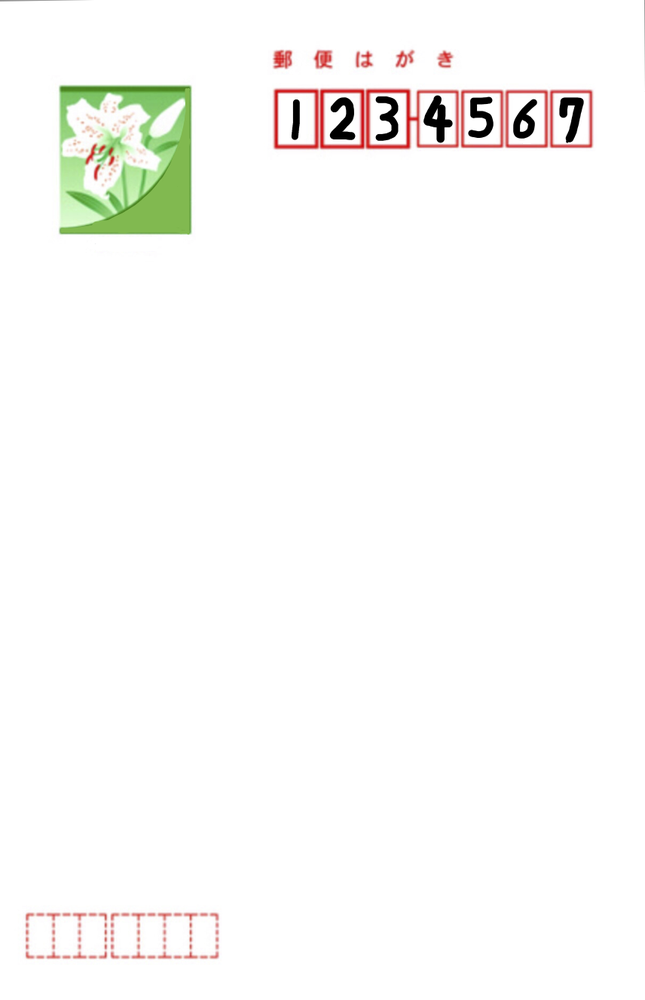
#> input picture CodeReferences/Python/cnn_study_day5/day4/images/hagaki1.png, 645 x 1000 px, shrunk from 856 x 1327 before the run
$ python 12_DetectNumber.py
#> lines starting #> are read from the running program, lines starting #| are printed output that depends on the picture; after the words box and inside, x2 and y2 are one past the last pixel; in counts of white or black regions, pixels touching at a corner belong together
import cv2
import matplotlib.pyplot as plt

# 이미지 읽어 들이고 크기 변경하기 --- (*1)
img = cv2.imread("images/hagaki1.png")
#> img is the input picture: shape (1000, 645, 3); mean B, G, R 248.2, 250.1, 250.5

# 색공간 변경하기 --- (*2)
gray = cv2.cvtColor(img, cv2.COLOR_BGR2GRAY)
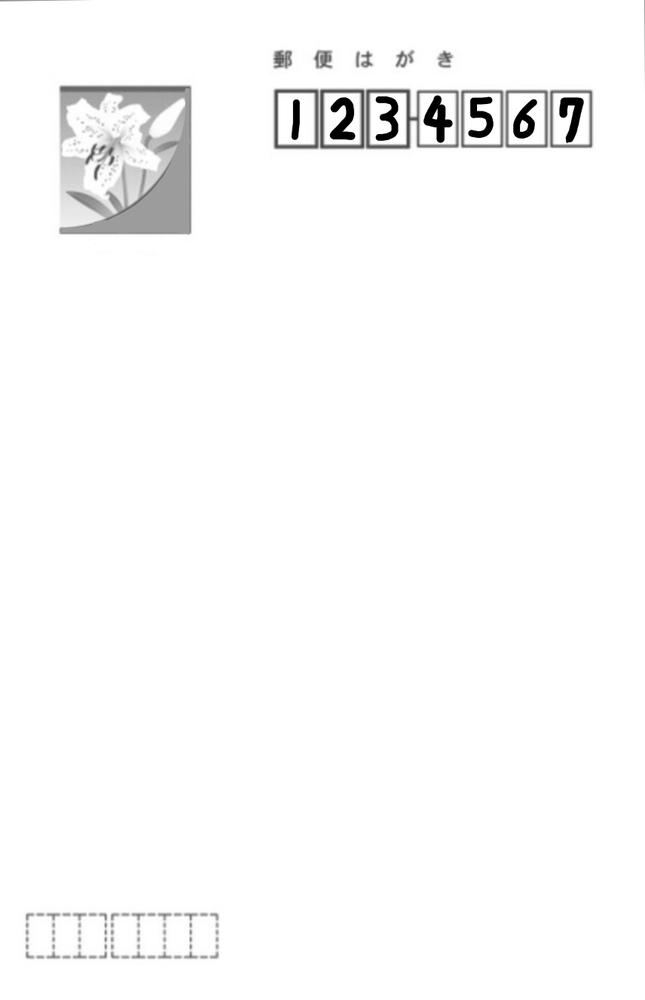
#> gray: shape (1000, 645); min 0, max 255, mean 250

gray = cv2.GaussianBlur(gray, (7, 7), 0)  #이미지를 블러 처리 => 복잡하고 세부적인 모양이 뭉개지면서 이미지가 흐려진다.

im2 = cv2.threshold(gray, 140, 255, cv2.THRESH_BINARY)[1]
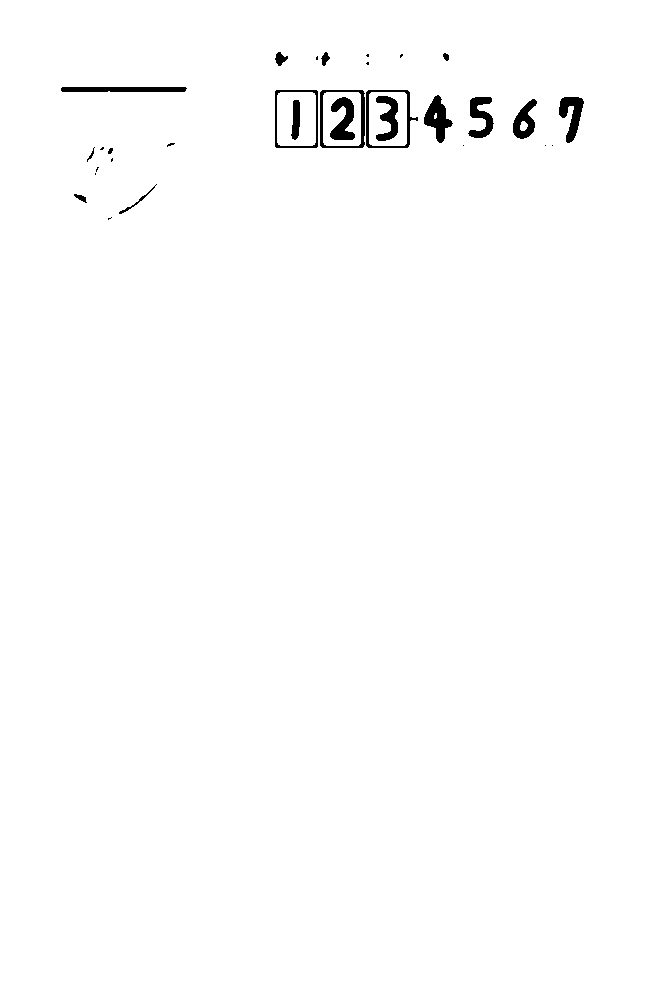
#> im2: shape (1000, 645); 99% white; 31 black regions (13 under 20 px)
# 흐리게 만든 이진화 이미지를 화면에 출력(흰색, 블랙)
# THRESH_BINARY_INV => 픽셀 값이 threshold_value 보다 크면 0, 작은면 value로 할당

# 화면 왼쪽에 변환한 이미지 출력하기 --- (*3)
plt.subplot(1, 2, 1)
plt.imshow(im2, cmap="gray")
# plt.show()

#이미지와 윤곽 정보, 윤곽의 상하구조(hierachy) 정보를 출력한다.
cnts, hierarchy = cv2.findContours(im2.copy(), cv2.RETR_LIST, cv2.CHAIN_APPROX_SIMPLE) #윤곽 위에 있는 모든 점을 반환한다.
#> cnts = 41 contours, 17 with area under 20; largest, box (x1, y1, x2, y2) and area: (0, 0, 645, 1000) 643356, (319, 89, 366, 149) 2685, (365, 89, 419, 149) 2666, (274, 89, 319, 149) 2588, (277, 92, 316, 146) 1998

img_list = []
# 검출한 윤곽 그리기 --- (*5)
for pt in cnts:
    x, y, w, h = cv2.boundingRect(pt)
    # 너무 크거나 너무 작은 부분 제거하기
    if w < 30 or w > 200: continue
    print(x,y,w,h) # 결과 출력하기
    cv2.rectangle(img, (x, y), (x+w, y+h), (0, 255, 0), 2)
    img_list.append(img.copy()[y:y+h, x:x+w])
#> this loop made 41 passes
#> (x, y, w, h) on passes 1, 3, 4, 7, 8, 9, 10, 11, 12, 17, 18, 19: (107, 217, 5, 4), (73, 193, 15, 11), (118, 185, 38, 30), (94, 172, 3, 4), (95, 166, 5, 7), (110, 157, 4, 6), (107, 147, 7, 8), (86, 147, 9, 16), (99, 146, 6, 5), (166, 142, 10, 6), (520, 121, 8, 10), (434, 113, 3, 6)
#> (pt, x, y, w, h) on passes 2, 5, 6, 13, 14, 15: ([[110, 217], [111, 216], [112, 217], [111, 218]], 110, 216, 3, 3), ([[154, 185], [155, 184], [156, 185], [155, 186]], 154, 184, 3, 3), ([[155, 184], [156, 183], [157, 184], [156, 185]], 155, 183, 3, 3), ([[93, 147], [94, 146], [95, 147], [94, 148]], 93, 146, 3, 3), ([[551, 145], [552, 144], [553, 145], [552, 146]], 551, 144, 3, 3), ([[544, 145], [545, 144], [546, 145], [545, 146]], 544, 144, 3, 3)
#| 118 185 38 30
#| 423 94 31 50
#| 369 92 38 54
#| 323 92 38 54
#| 277 92 39 54
#| 365 89 54 60
#| 319 89 47 60
#| 274 89 45 60
#> (further printed lines are left out)
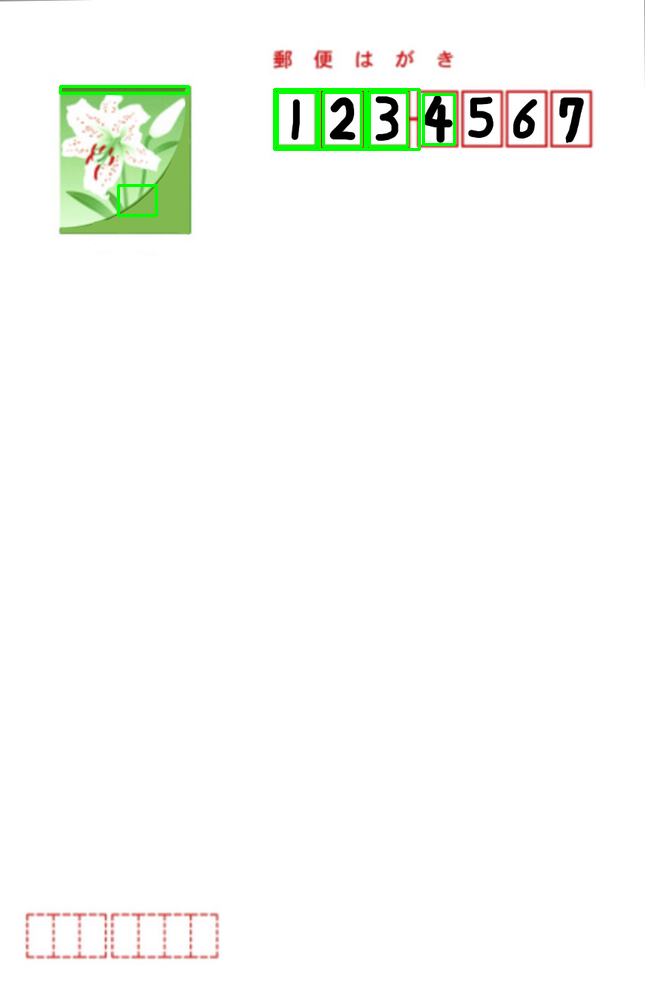
#> img: shape (1000, 645, 3); 0.77% of pixels changed, all inside (x1, y1, x2, y2) = (59, 85, 456, 217)
#> after the loop, img_list = 9 items

for i, countur_image in enumerate(img_list):
    cv2.imshow("{}".format(i), countur_image)
#> this loop made 9 passes
#> pass 1, `cv2.imshow("{}".format(i), countur_image)`:
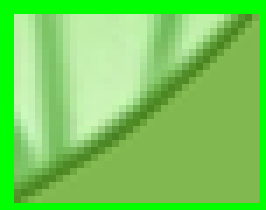
#> window '0': shape (30, 38, 3) (shown 7 times larger); mean B, G, R 89.4, 208.3, 118.8
#> pass 2, `cv2.imshow("{}".format(i), countur_image)`:
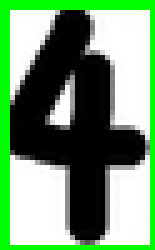
#> window '1': shape (50, 31, 3) (shown 5 times larger); mean B, G, R 113.6, 152.2, 113.7
cv2.waitKey(0)


# 화면 오른쪽에 결과 출력하기 --- (*6)
plt.subplot(1, 2, 2)
plt.imshow(cv2.cvtColor(img, cv2.COLOR_BGR2RGB))
# plt.savefig("find_contours.png", dpi=200)
plt.show()
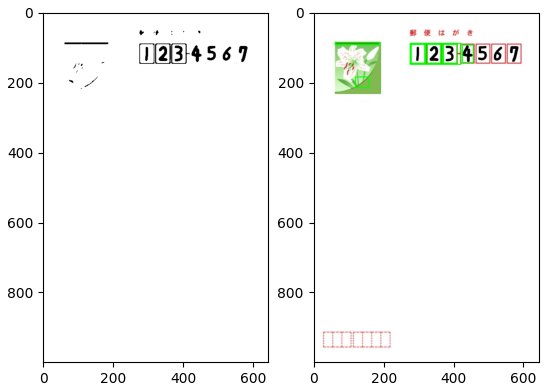
#> figure drawn by matplotlib, 2 panels
